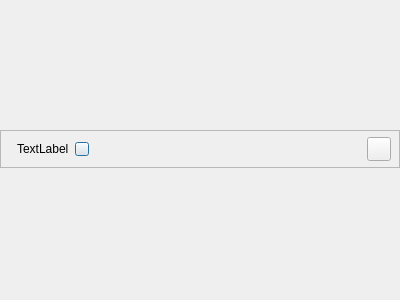
<?xml version="1.0" encoding="UTF-8"?>
<ui version="4.0">
 <class>AFQExtensionDailog</class>
 <widget class="QDialog" name="AFQExtensionDailog">
  <property name="geometry">
   <rect>
    <x>0</x>
    <y>0</y>
    <width>400</width>
    <height>300</height>
   </rect>
  </property>
  <property name="windowTitle">
   <string>Form</string>
  </property>
  <layout class="QVBoxLayout" name="verticalLayout_2">
   <property name="spacing">
    <number>0</number>
   </property>
   <property name="leftMargin">
    <number>0</number>
   </property>
   <property name="topMargin">
    <number>0</number>
   </property>
   <property name="rightMargin">
    <number>0</number>
   </property>
   <property name="bottomMargin">
    <number>0</number>
   </property>
   <item>
    <widget class="QFrame" name="titleFrame">
     <property name="minimumSize">
      <size>
       <width>0</width>
       <height>38</height>
      </size>
     </property>
     <property name="maximumSize">
      <size>
       <width>16777215</width>
       <height>38</height>
      </size>
     </property>
     <property name="frameShape">
      <enum>QFrame::StyledPanel</enum>
     </property>
     <property name="frameShadow">
      <enum>QFrame::Raised</enum>
     </property>
     <layout class="QHBoxLayout" name="horizontalLayout">
      <property name="leftMargin">
       <number>16</number>
      </property>
      <property name="topMargin">
       <number>6</number>
      </property>
      <property name="rightMargin">
       <number>8</number>
      </property>
      <property name="bottomMargin">
       <number>6</number>
      </property>
      <item>
       <widget class="QLabel" name="label_Title">
        <property name="text">
         <string>TextLabel</string>
        </property>
        <property name="labelType" stdset="0">
         <string>labelTitle</string>
        </property>
       </widget>
      </item>
      <item>
       <widget class="QPushButton" name="pushButton_Refresh">
        <property name="minimumSize">
         <size>
          <width>14</width>
          <height>14</height>
         </size>
        </property>
        <property name="maximumSize">
         <size>
          <width>14</width>
          <height>14</height>
         </size>
        </property>
        <property name="text">
         <string/>
        </property>
        <property name="buttonType" stdset="0">
         <string>refreshButton</string>
        </property>
       </widget>
      </item>
      <item>
       <spacer name="horizontalSpacer">
        <property name="orientation">
         <enum>Qt::Horizontal</enum>
        </property>
        <property name="sizeHint" stdset="0">
         <size>
          <width>40</width>
          <height>20</height>
         </size>
        </property>
       </spacer>
      </item>
      <item>
       <widget class="QPushButton" name="pushButton_Close">
        <property name="minimumSize">
         <size>
          <width>24</width>
          <height>24</height>
         </size>
        </property>
        <property name="maximumSize">
         <size>
          <width>24</width>
          <height>24</height>
         </size>
        </property>
        <property name="text">
         <string/>
        </property>
        <property name="buttonType" stdset="0">
         <string>closeButton</string>
        </property>
       </widget>
      </item>
     </layout>
    </widget>
   </item>
   <item>
    <layout class="QVBoxLayout" name="verticalLayout">
     <property name="spacing">
      <number>0</number>
     </property>
     <property name="leftMargin">
      <number>1</number>
     </property>
     <property name="topMargin">
      <number>1</number>
     </property>
     <property name="rightMargin">
      <number>1</number>
     </property>
     <property name="bottomMargin">
      <number>1</number>
     </property>
    </layout>
   </item>
  </layout>
 </widget>
 <resources/>
 <connections/>
</ui>
